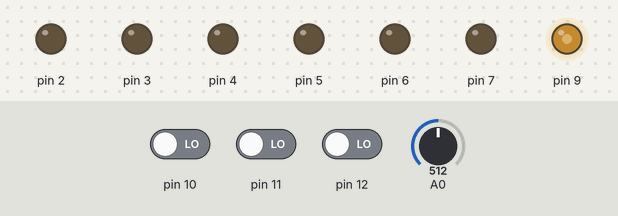
Simulated run of this sketch. Board: Arduino Uno, built with avr-gcc and run on an emulated ATmega328P. On the bench: output pins drawn as LEDs (lit = HIGH). The inputs (shaded band) are chosen by the test bench; at power-on: A0 = 512, pin 10 LOW, pin 11 LOW, pin 12 LOW.

Above: at 1.2 s.
1.3 s: A0 set to 716
At 2.4 s:
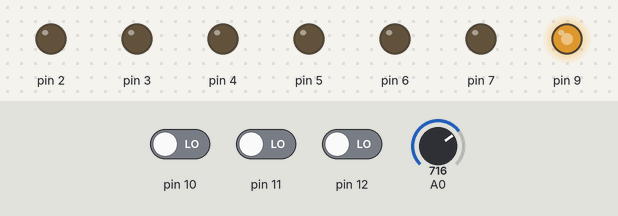
2.8 s: pin 10 driven HIGH
At 3.5 s:
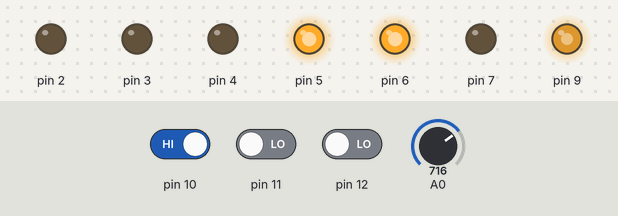
4.3 s: pin 11 driven HIGH
At 4.6 s:
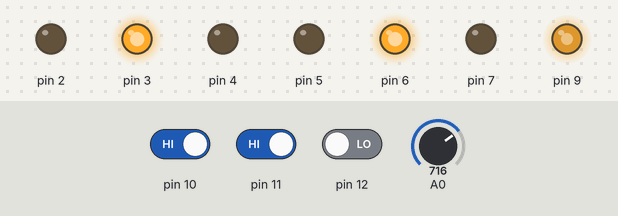
5.8 s: A0 set to 900
At 7.0 s:
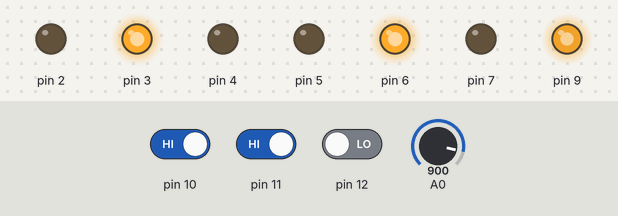
7.3 s: pin 12 driven HIGH
At 8.1 s:
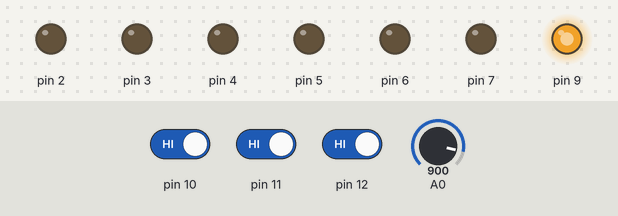
8.8 s: pin 10 driven LOW
At 9.3 s:
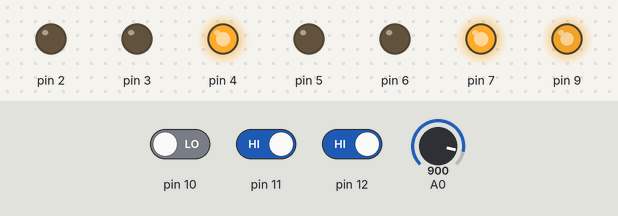
Timing chart, 0 to 11.3 s (numbered marks = the images above; inputs shaded):
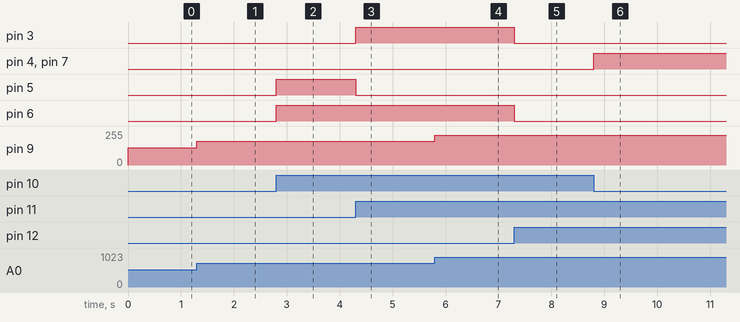

The sketch:

BLDC_controller.ino
```cpp
//BLDC vezérlő HALL cellás visszacsatolású motorokhoz
//készítette:         Hajnal Dániel
//projekt kezdete:    2017.03.28
//legutóbb frissítve: 2017.03.28

//HALL cellák
#define H_U 10
#define H_V 11
#define H_W 12


//A motor 6db állásához tartozó kimeneti értékek
//A 0. és 7. elem azért 0, hogy rendszerhiba esetén ne legyen tápzárlat
//Ha kettes csoportokra osztjuk a biteket, akkor az 11 kombináció tiltott, zárlatot okoz!!!
//PL: jó= 01 | 10 | 00 | 00; rossz: 11 | 00 | 01 | 00;
byte allasok[8] = {
  0b00000000,

  0b01100000,
  0b00011000,
  0b01001000,
  0b10000100,
  0b00100100,
  0b10010000,

  0b00000000
};

void setup() {
  //Interruptok kikapcsolása
  cli();

  //PORTD 2:7 kimenet
  DDRD = DDRD | 0b11111100;

  //TIMER1 konfigurálása a 10 bites PWM-hez
  TCCR1B &= ~(1 << CS12);
  TCCR1B &= ~(1 << CS11);
  TCCR1B |= (1 << CS10);

  TCCR1B &= ~(1 << WGM13);
  TCCR1B |= (1 << WGM12);

  TCCR1A |= (1 << WGM11);
  TCCR1A |= (1 << WGM10);

  //9-es láb kimenet és motor kikapcsolva
  pinMode(9, OUTPUT);
  analogWrite(9, 0);

  //Soros port inicializálása
  Serial.begin(9600);

   //Pin Change Interrupt engedélyezése PORTB-n
  PCICR |= 1;
  //Pin Change Interrupt maszkolása PORTB 2:4-re
  PCMSK0 |= 0b00011100;

  //Interruptok engedélyezése
  sei();

  //Az első léptetést meg kell hívni manuálisan, különben meg kell forgatni a tengelyt,
  //hogy a motor szinkronban legyen.
  //Nem szabad kihagyni, különben magától nem indul el a motor!!!!!
  lepes();
}

//A függvény a motort a következő pozícióba lépteti
//Akkor kell meghívni, ha a HALL szenzorok által adott jel megváltozik
void lepes() {
  //N-csatornás FET-ek kikapcsolása, hogyn e legyen tápzárlat
  PORTD = PORTD & 01010100;

  //HALL cellák beolvasása(egész számot ad 1-6 között)
  //Ha 0, vagy 7, akkor probléma van a jeladóval!!!
  byte ertek = (PINB & 0b00011100) >> 2;

  //PORTD léptetése a következő fázisba
  //      UL-UH-VL-VH-WL-WH
  //PORTD: 7--6--5--4--3--2
  PORTD = allasok[ertek];
}

//A HALL cellák változásakor történik interrupt
ISR(PCINT0_vect) {
  //Motor léptetése
  lepes();
}


void loop() {
  //A 9-es lábon lévő PWM jel szabályozza közvetlen a motor fordulatszámát
  //Itt az A0 bemenetre egy potméter van kötve, és annak a jele kerül a PWM kimenetre
  analogWrite(9, analogRead(A0));
}
```

Measured:
- after the input at 1.3 s, pin 9: 128/255 → 178/255 at once
- after the input at 2.8 s, pin 5, pin 6: LOW → HIGH at once
- after the input at 4.3 s, pin 3: LOW → HIGH at once; pin 5: HIGH → LOW at once
- after the input at 5.8 s, pin 9: 178/255 → 224/255 at once
- after the input at 7.3 s, pin 3, pin 6: HIGH → LOW at once
- after the input at 8.8 s, pin 4, pin 7: LOW → HIGH at once
